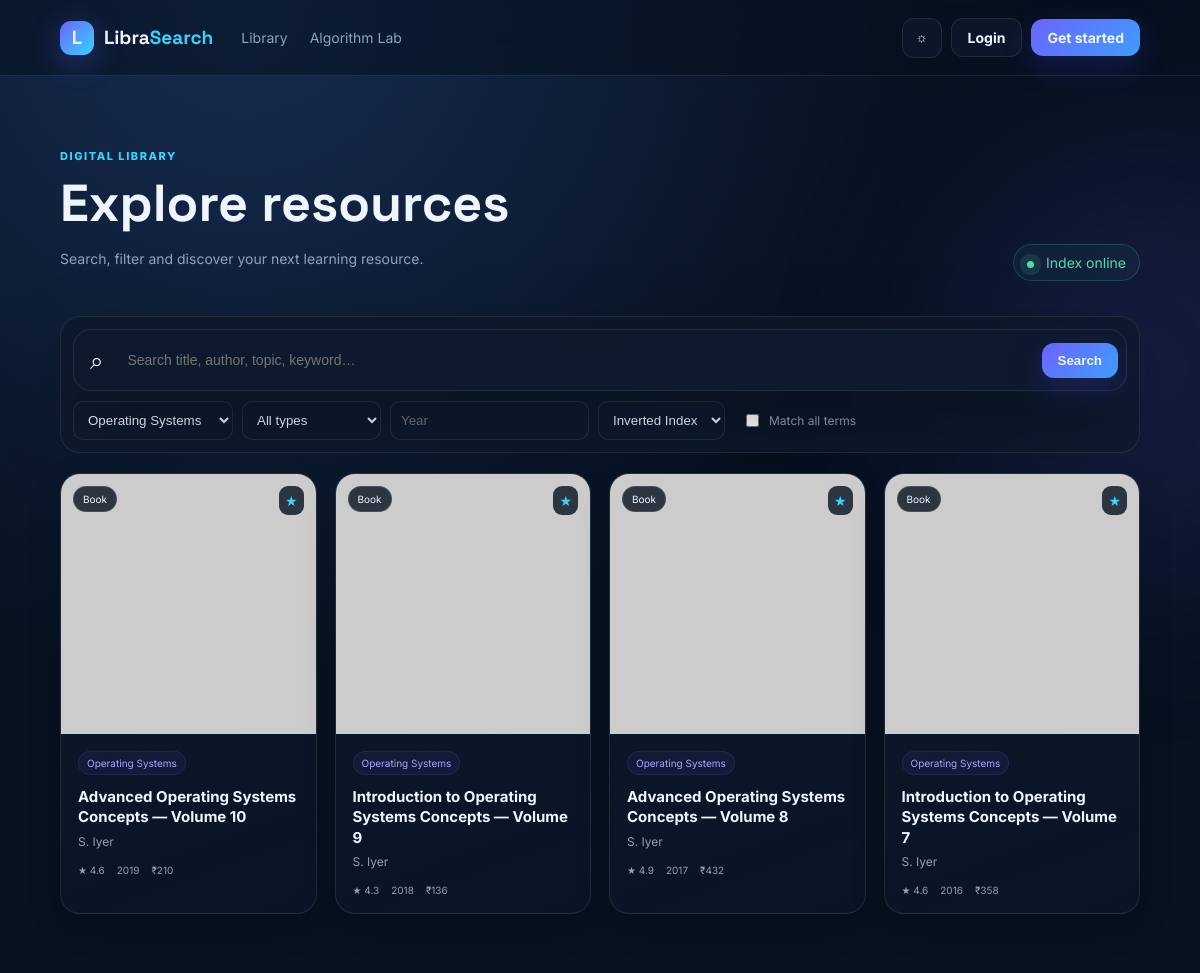
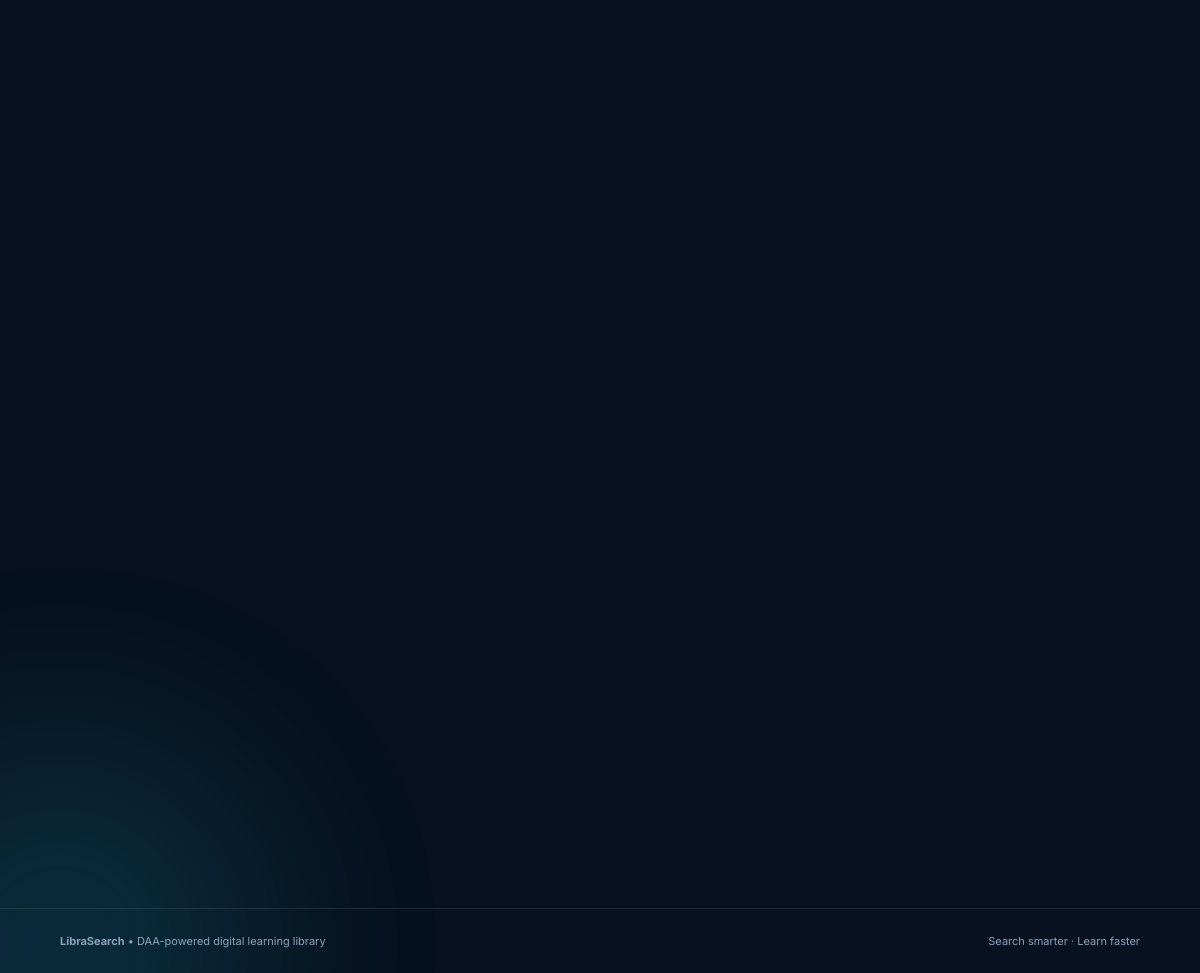
Page /library?category=Operating+Systems on the committed database (2 pictures, top to bottom).
### tables this page shows
CREATE TABLE resources (
        id INTEGER PRIMARY KEY AUTOINCREMENT,
        title TEXT NOT NULL,
        author TEXT NOT NULL,
        description TEXT NOT NULL,
        keywords TEXT NOT NULL,
        category TEXT NOT NULL,
        publication_year INTEGER NOT NULL,
        resource_type TEXT NOT NULL,
        publisher TEXT NOT NULL,
        isbn TEXT,
        price REAL NOT NULL DEFAULT 0,
        cover TEXT,
        url TEXT,
        rating REAL DEFAULT 4.5,
        views INTEGER DEFAULT 0,
        created_at TEXT DEFAULT CURRENT_TIMESTAMP
    );

### app.py (the view)
@app.route("/library")
def library():
    q = request.args.get("q", "").strip()
    category = request.args.get("category", "").strip()
    rtype = request.args.get("type", "").strip()
    year = request.args.get("year", "").strip()
    algorithm = request.args.get("algorithm", "inverted")
    match_all = request.args.get("match_all") == "1"
    if q:
        results, elapsed, total, terms = run_search(q, algorithm, match_all)
        suggestions = suggest_terms(q, all_resources())
    else:
        conn = db()
        query = "SELECT * FROM resources WHERE 1=1"
        params = []
        if category:
            query += " AND category=?"; params.append(category)
        if rtype:
            query += " AND resource_type=?"; params.append(rtype)
        if year.isdigit():
            query += " AND publication_year=?"; params.append(int(year))
        query += " ORDER BY views DESC LIMIT 50"
        results = [dict(r) for r in conn.execute(query, params)]
        conn.close()
        elapsed, total, terms, suggestions = 0, len(results), 0, []
    if category:
        results = [r for r in results if r["category"] == category]
    if rtype:
        results = [r for r in results if r["resource_type"] == rtype]
    if year.isdigit():
        results = [r for r in results if r["publication_year"] == int(year)]
    if q and session.get("user_id"):
        conn = db()
        conn.execute("""INSERT INTO search_history(user_id,query,algorithm,duration_ms,result_count)
                        VALUES(?,?,?,?,?)""", (session["user_id"], q, algorithm, elapsed, len(results)))
        conn.commit(); conn.close()
    conn = db()
    categories = [r[0] for r in conn.execute("SELECT DISTINCT category FROM resources ORDER BY category")]
    types = [r[0] for r in conn.execute("SELECT DISTINCT resource_type FROM resources ORDER BY resource_type")]
    conn.close()
    return render_template("library.html", results=results, q=q, category=category, rtype=rtype,
                           year=year, algorithm=algorithm, elapsed=elapsed, total=total,
                           terms=terms, suggestions=suggestions, categories=categories, types=types)

### app.py (called while the page is built)
def db():
    conn = sqlite3.connect(DB_PATH)
    conn.row_factory = sqlite3.Row
    return conn

def current_user():
    uid = session.get("user_id")
    if not uid:
        return None
    conn = db()
    row = conn.execute("SELECT * FROM users WHERE id=?", (uid,)).fetchone()
    conn.close()
    return dict(row) if row else None

@app.context_processor
def inject_globals():
    user = current_user()
    cart_count = 0
    wishlist_count = 0
    if user:
        conn = db()
        cart_count = conn.execute("SELECT COUNT(*) FROM cart WHERE user_id=?", (user["id"],)).fetchone()[0]
        wishlist_count = conn.execute("SELECT COUNT(*) FROM wishlist WHERE user_id=?", (user["id"],)).fetchone()[0]
        conn.close()
    return {"current_user": user, "cart_count": cart_count, "wishlist_count": wishlist_count}

### templates/library.html
{% extends 'base.html' %}{% block title %}Library — LibraSearch{% endblock %}{% block content %}<section class="page-head reveal"><div><span class="eyebrow">Digital library</span><h1>Explore resources</h1><p>Search, filter and discover your next learning resource.</p></div><div class="live-pill"><span class="pulse"></span> Index online</div></section><form class="search-panel reveal" method="get"><div class="search-row"><span>⌕</span><input name="q" value="{{ q }}" placeholder="Search title, author, topic, keyword…"><button class="btn btn-primary">Search</button></div><div class="filters"><select name="category"><option value="">All categories</option>{% for x in categories %}<option {{ 'selected' if x==category else '' }}>{{ x }}</option>{% endfor %}</select><select name="type"><option value="">All types</option>{% for x in types %}<option {{ 'selected' if x==rtype else '' }}>{{ x }}</option>{% endfor %}</select><input name="year" value="{{ year }}" placeholder="Year"><select name="algorithm"><option value="inverted" {{ 'selected' if algorithm=='inverted' else '' }}>Inverted Index</option><option value="linear" {{ 'selected' if algorithm=='linear' else '' }}>Linear Search</option><option value="hash" {{ 'selected' if algorithm=='hash' else '' }}>Hash Lookup</option></select><label class="check"><input type="checkbox" name="match_all" value="1" {{ 'checked' if request.args.get('match_all')=='1' else '' }}> Match all terms</label></div></form>{% if q %}<div class="result-summary reveal"><div><strong>{{ results|length }}</strong> results for <b>“{{ q }}”</b></div><span>{{ '%.2f'|format(elapsed) }} ms · {{ terms }} index terms</span></div>{% if suggestions %}<div class="suggestions">Did you mean {% for s in suggestions %}<a href="{{ url_for('library',q=s) }}">{{ s }}</a>{% endfor %}?</div>{% endif %}{% endif %}<section class="resource-grid library-grid">{% for r in results %}<article class="resource-card tilt reveal"><div class="cover"><img src="{{ r.cover }}" alt="{{ r.title }}"><span>{{ r.resource_type }}</span><div class="score">{{ r.score if r.score is defined else '★' }}</div></div><div class="resource-body"><span class="chip">{{ r.category }}</span><h3>{{ r.title }}</h3><p>{{ r.author }}</p><div class="card-meta"><span>★ {{ '%.1f'|format(r.rating) }}</span><span>{{ r.publication_year }}</span><span>₹{{ '%.0f'|format(r.price) }}</span></div><a class="stretched" href="{{ url_for('resource',rid=r.id) }}"></a></div></article>{% else %}<div class="empty reveal"><div>⌁</div><h2>No resources found</h2><p>Try a broader keyword or remove a filter.</p></div>{% endfor %}</section>{% endblock %}

### static/style.css (style rules this page uses)
:root { --bg:#07111f;--surface:rgba(15,27,47,.72);--surface2:#0d1b2f;--text:#edf5ff;--muted:#8ea2bb;--line:rgba(255,255,255,.09);--primary:#6c63ff;--cyan:#35d5ff;--green:#4adeb1;--shadow:0 24px 80px rgba(0,0,0,.35) }
* { box-sizing:border-box }
html { scroll-behavior:smooth }
body { margin:0;background:radial-gradient(circle at 20% 0,#162c50 0,transparent 32%),var(--bg);color:var(--text);font:14px Inter,system-ui,sans-serif;min-height:100vh }
a { color:inherit;text-decoration:none }
.btn { border:1px solid var(--line);padding:10px 16px;border-radius:12px;font-weight:700;display:inline-flex;justify-content:center;align-items:center;gap:8px;cursor:pointer;transition:.25s;background:transparent;color:var(--text) }
.btn-primary { border:0;background:linear-gradient(135deg,var(--primary),#3e9dff);box-shadow:0 10px 30px #5148ff38 }
.eyebrow { color:var(--cyan);text-transform:uppercase;letter-spacing:.14em;font-size:11px;font-weight:800 }
.pulse { display:inline-block;width:7px;height:7px;border-radius:50%;background:var(--green);box-shadow:0 0 0 7px #4adeb120;margin-right:8px;animation:pulse 1.8s infinite }
.hero-search,.search-row { display:flex;align-items:center;gap:10px;background:var(--surface);border:1px solid var(--line);padding:8px;border-radius:18px;box-shadow:var(--shadow);backdrop-filter:blur(18px) }
.hero-search span,.search-row span { font-size:24px;margin-left:8px }
.hero-search input,.search-row input { background:transparent;border:0;outline:0;color:var(--text);flex:1;padding:14px;font-size:14px }
.section h2,.page-head h1 { font:700 34px 'Space Grotesk';margin:7px 0 }
.resource-grid { display:grid;grid-template-columns:repeat(4,1fr);gap:18px }
.resource-card { position:relative;border:1px solid var(--line);background:linear-gradient(160deg,var(--surface),rgba(12,24,42,.55));border-radius:20px;overflow:hidden;transition:transform .15s ease,box-shadow .25s,border-color .25s;box-shadow:0 12px 35px rgba(0,0,0,.13) }
.cover { height:260px;position:relative;overflow:hidden;background:#15243b }
.cover img { width:100%;height:100%;object-fit:cover;transition:.5s }
.cover>span { position:absolute;left:12px;top:12px;background:#06111dcc;border:1px solid #ffffff20;padding:6px 9px;border-radius:99px;font-size:10px }
.score { position:absolute;right:12px;top:12px;background:#06111dcc;border-radius:9px;padding:6px;color:var(--cyan) }
.resource-body { padding:17px;position:relative }
.chip { display:inline-block;color:#a9a4ff;background:#6c63ff14;border:1px solid #6c63ff25;padding:5px 8px;border-radius:99px;font-size:10px }
.resource-body h3 { font-size:15px;line-height:1.35;margin:12px 0 6px }
.resource-body p { color:var(--muted);margin:0;font-size:12px }
.card-meta { display:flex;gap:12px;margin-top:15px;color:var(--muted);font-size:10px }
.stretched { position:absolute;inset:0 }
.page-head { padding:70px 0 35px;display:flex;justify-content:space-between;align-items:end }
.page-head h1 { font-size:52px }
.page-head p { color:var(--muted) }
.live-pill { border:1px solid #4adeb133;color:var(--green);padding:9px 13px;border-radius:99px;background:#4adeb10b }
.search-panel,.glass { background:var(--surface);border:1px solid var(--line);backdrop-filter:blur(20px);border-radius:20px }
.search-panel { padding:12px }
.filters { display:flex;gap:9px;flex-wrap:wrap;padding-top:10px }
.filters select,.filters input { background:var(--surface2);border:1px solid var(--line);color:var(--text);padding:10px;border-radius:10px;outline:0 }
.check { display:flex;align-items:center;gap:7px;color:var(--muted);padding:0 8px;font-size:12px }
.library-grid { margin-top:20px }
.reveal { opacity:0;transform:translateY(22px);transition:opacity .7s ease,transform .7s ease }
.reveal.visible { opacity:1;transform:none }

### rows in the picture
resources: resource_type "Book", score "★", category "Operating Systems", title "Advanced Operating Systems Concepts — Volume 10", author "S. Iyer", rating "4.6", publication_year "2019", price "210"
resources: resource_type "Book", score "★", category "Operating Systems", title "Introduction to Operating Systems Concepts — Volume 9", author "S. Iyer", rating "4.3", publication_year "2018", price "136"
resources: resource_type "Book", score "★", category "Operating Systems", title "Advanced Operating Systems Concepts — Volume 8", author "S. Iyer", rating "4.9", publication_year "2017", price "432"
resources: resource_type "Book", score "★", category "Operating Systems", title "Introduction to Operating Systems Concepts — Volume 7", author "S. Iyer", rating "4.6", publication_year "2016", price "358"

### other values in the picture
form field category "Operating Systems"
